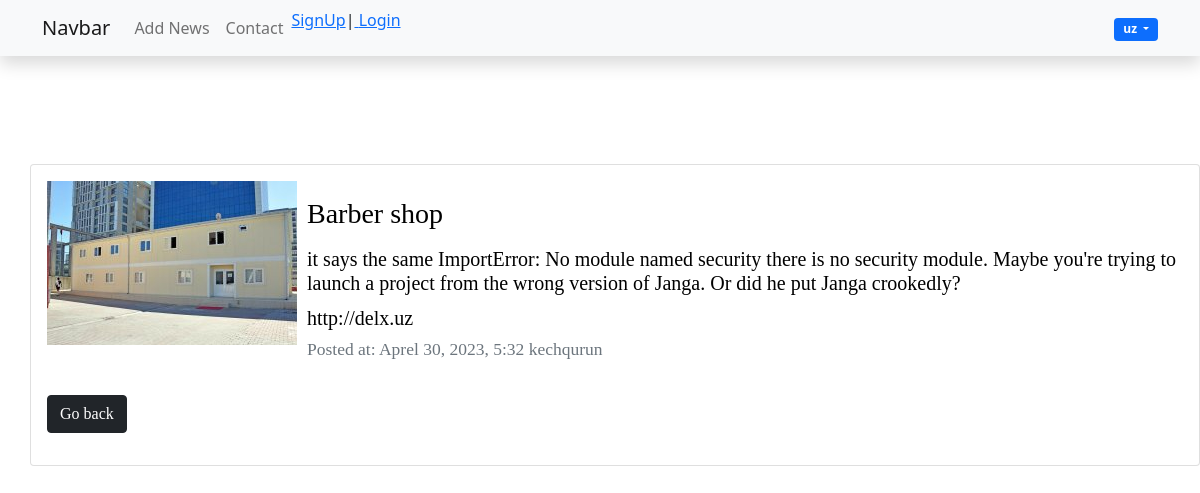
Screenshot of /uz/3/ with the database file from the repository.
### user/models.py (models this page shows, shortened)
class User(models.Model):
    name = models.CharField(max_length=499, verbose_name="nomi")
    title = models.TextField()
    url_name = models.URLField(max_length=400, verbose_name="Url name")
    image  = models.ImageField(upload_to='photos', verbose_name="Rasmlar")
    create_at  = models.DateTimeField(auto_now_add=True)
    class Meta:
        ordering = ['-id']

### user/views.py (the view)
# urls.py: path('<int:pk>/', PostDetailView.as_view(), name='detail'),
class PostDetailView(DetailView):
    model = User
    template_name = "detail.html"
    context_object_name = "new"

### templates/detail.html (shortened to what this page needs)
{% extends "base.html" %}
{% block content %}
    <div class="card mt-3 ">
        <div class="card-body">
        {% if new.image %}
        <p><img class="img-article-left" src="{{new.image.url}}"></p>
        {% endif %}
        <h3>{{new.name}}</h3>
        <h5 class="mt-3" >{{new.title}}</h5>
            {{new.url_name}}
            <p> <small class="text-muted" > Posted at: {{new.create_at}}</small> </p>
            <a href="{% url 'home' %}" class="btn btn-dark my-3">Go back </a>
      </div>
    </div>
{% endblock %}

### static/css/styles.css (style rules this page uses)
html, body { font-family: 'Arial'; margin: 0; padding: 0; height: 100%; width: 100%; color: #444; }
a { color: #0059b2; text-decoration: none; }
img { max-width: 600px; height: auto; }
img.img-article-left { max-width: 300px; height: auto; float: left; padding: 0 10px 10px 0; }

### rows the page displays
User: image (picture), name "Barber shop", title "it says the same ImportError: No module named security there is no security module. Maybe you're trying to launch a project from the wrong version of Janga. Or did he put Janga crookedly?", url_name "http://delx.uz", create_at "Aprel 30, 2023, 5:32 kechqurun"

### other values shown
{{ current_language }} "uz"
